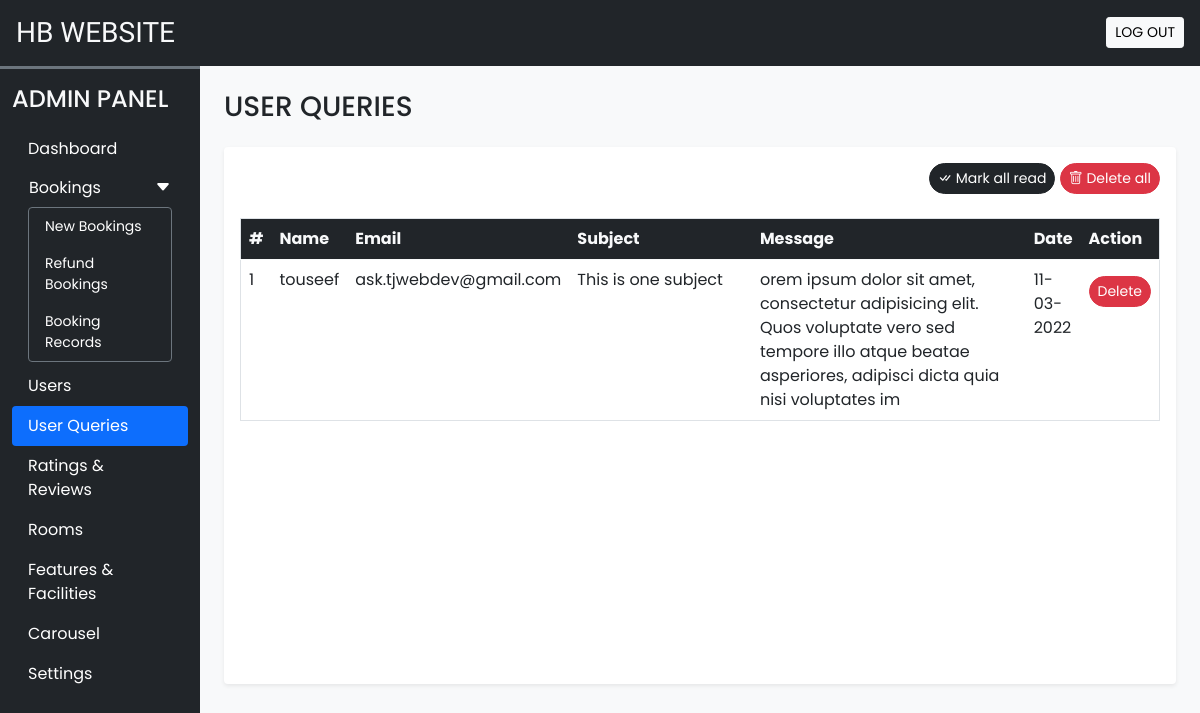
Page /admin/user_queries.php (signed in) on the committed database.
### tables this page shows
CREATE TABLE `user_queries` (
  `sr_no` int(11) NOT NULL,
  `name` varchar(50) NOT NULL,
  `email` varchar(150) NOT NULL,
  `subject` varchar(200) NOT NULL,
  `message` varchar(500) NOT NULL,
  `datentime` datetime NOT NULL DEFAULT current_timestamp(),
  `seen` tinyint(4) NOT NULL DEFAULT 0
);

### admin/user_queries.php (the view, shortened to what this page needs)
<!DOCTYPE html>
<html lang="en">
<head>
  <?php require('inc/links.php'); ?>
</head>
<body class="bg-light">
  <?php require('inc/header.php'); ?>
  <div class="container-fluid" id="main-content">
    <div class="row">
      <div class="col-lg-10 ms-auto p-4 overflow-hidden">
        <h3 class="mb-4">USER QUERIES</h3>
        <div class="card border-0 shadow-sm mb-4">
          <div class="card-body">
            <div class="text-end mb-4">
              <a href="?seen=all" class="btn btn-dark rounded-pill shadow-none btn-sm">
                <i class="bi bi-check-all"></i> Mark all read
              </a>
              <a href="?del=all" class="btn btn-danger rounded-pill shadow-none btn-sm">
                <i class="bi bi-trash"></i> Delete all
              </a>
            </div>
            <div class="table-responsive-md" style="height: 450px; overflow-y: scroll;">
              <table class="table table-hover border">
                <thead class="sticky-top">
                  <tr class="bg-dark text-light">
                    <th scope="col">#</th>
                    <th scope="col">Name</th>
                    <th scope="col">Email</th>
                    <th scope="col" width="20%">Subject</th>
                    <th scope="col" width="30%">Message</th>
                    <th scope="col">Date</th>
                    <th scope="col">Action</th>
                  </tr>
                </thead>
                <tbody>
                  <?php
                    $q = "SELECT * FROM `user_queries` ORDER BY `sr_no` DESC";
                    $data = mysqli_query($con,$q);
                    $i=1;
                    while($row = mysqli_fetch_assoc($data))
                    {
                      $date = date('d-m-Y',strtotime($row['datentime']));
                      $seen='';
                      $seen.="<a href='?del=$row[sr_no]' class='btn btn-sm rounded-pill btn-danger mt-2'>Delete</a>";
                      echo<<<query
                        <tr>
                          <td>$i</td>
                          <td>$row[name]</td>
                          <td>$row[email]</td>
                          <td>$row[subject]</td>
                          <td>$row[message]</td>
                          <td>$date</td>
                          <td>$seen</td>
                        </tr>
                      query;
                      $i++;
                    }
                  ?>
                </tbody>
              </table>
            </div>
          </div>
        </div>
      </div>
    </div>
  </div>
</body>
</html>

### admin/css/common.css (style rules this page uses)
:root { --teal: #2ec1ac; --teal_hover: #279e8c; }
* { font-family: 'Poppins', sans-serif; }

### rows in the picture
user_queries: name "touseef", email "ask.tjwebdev@gmail.com", subject "This is one subject", message "orem ipsum dolor sit amet, consectetur adipisicing elit. Quos voluptate vero sed tempore illo atque beatae asperiores, adipisci dicta quia nisi voluptates im", datentime "11-03-2022"
